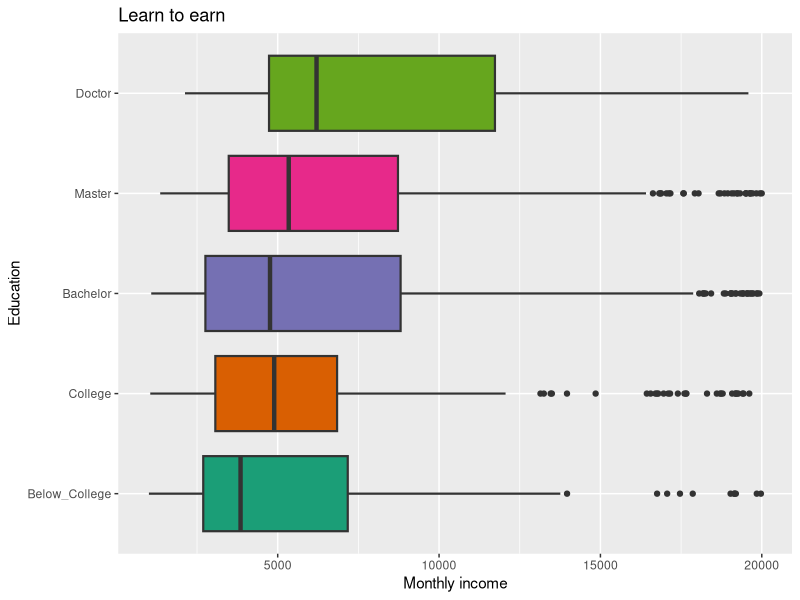
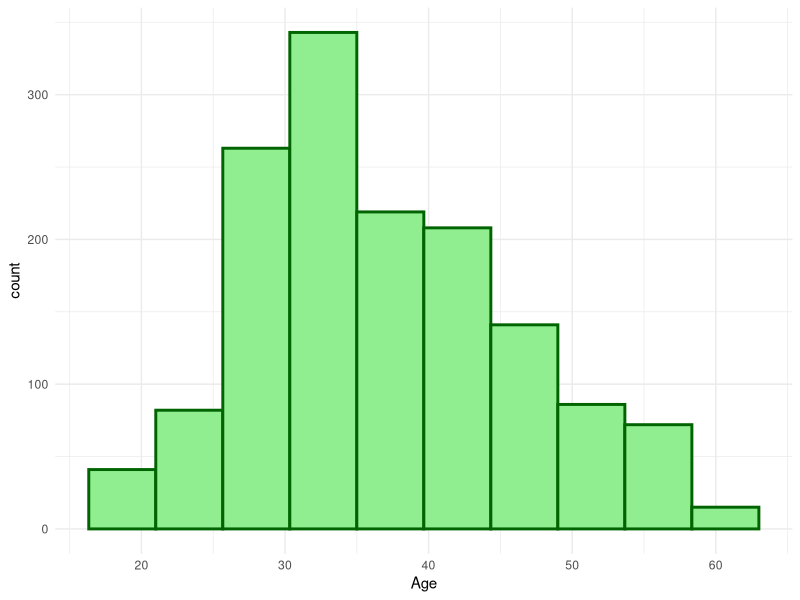
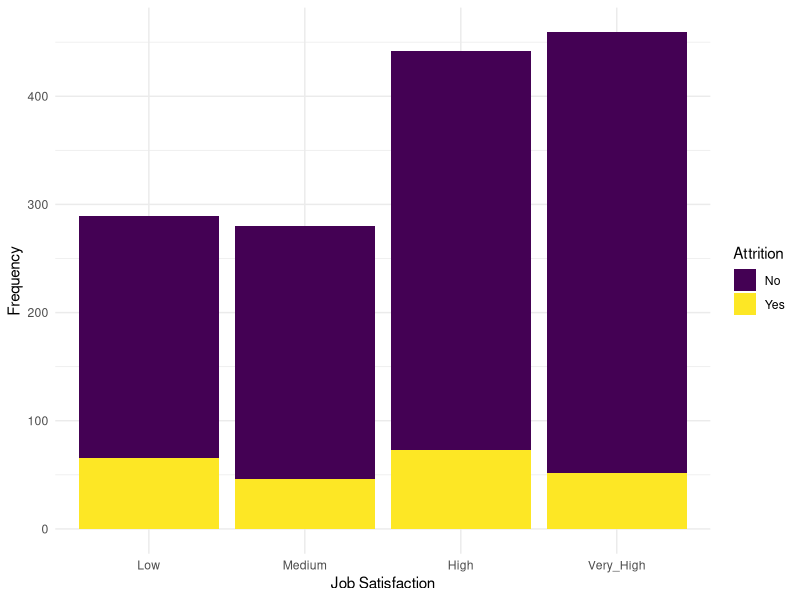
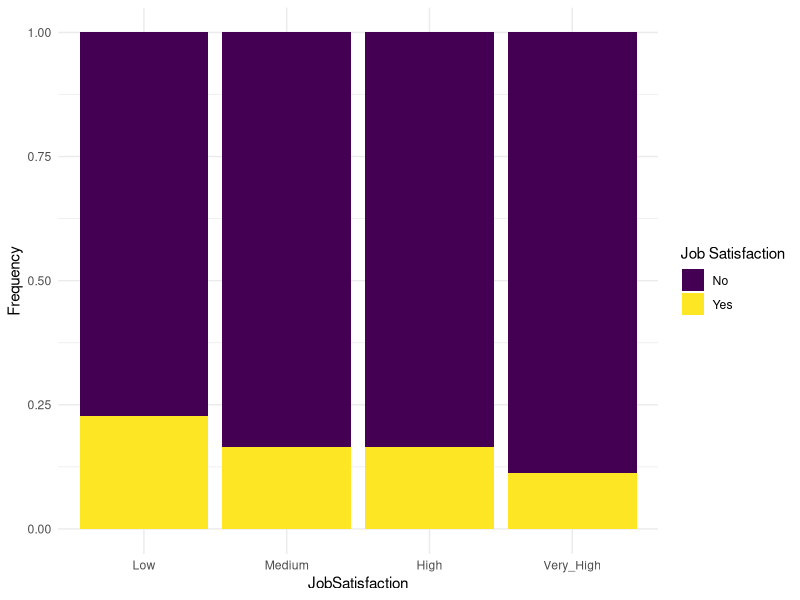
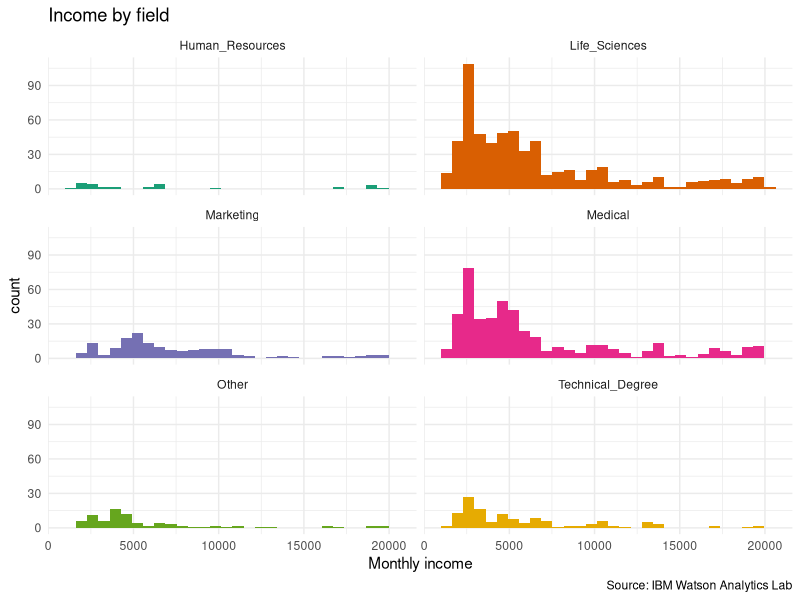

Write the R code that produced these figures, in order.
## ---- chunk 1
#| message: false
library(tidyverse)
library(modeldata)
## ---- chunk 2
ggplot(attrition, aes(x = MonthlyIncome, 
                      y = Education, 
                      fill = Education)) + 
  geom_boxplot(lwd = 0.75, show.legend = FALSE) + 
  labs(x = 'Monthly income', 
       y = 'Education', 
       title = 'Learn to earn') + 
  scale_fill_brewer(palette = "Dark2") 

## ---- chunk 3
ggplot(attrition, aes(x = Age)) + 
  geom_histogram(fill = 'lightgreen', 
                 colour = 'darkgreen', 
                 bins = 10, 
                 lwd = 1) +
  theme_minimal()
## ---- chunk 4
ggplot(attrition, aes(x = JobSatisfaction, 
                      fill = Attrition)) + 
  geom_bar() + 
  labs(x = 'Job Satisfaction', 
       y = 'Frequency') + 
  scale_fill_viridis_d() +
  theme_minimal()
  
## ---- chunk 5
ggplot(attrition, aes(x = JobSatisfaction, 
                      fill = Attrition)) + 
  geom_bar(position="fill") + 
  labs(fill = 'Job Satisfaction', 
       y = 'Frequency') + 
  scale_fill_viridis_d() +
  theme_minimal()
  
## ---- chunk 6
#| message: false
ggplot(attrition, aes(x = MonthlyIncome, 
                      fill = EducationField)) + 
  geom_histogram(colour = NA) + 
  facet_wrap(~ EducationField,
             ncol = 2) + 
  theme_minimal() + 
  theme(legend.position = "none") +
  scale_fill_brewer(palette = "Dark2") +
  labs(x = 'Monthly income', 
       title = 'Income by field', 
       caption = 'Source: IBM Watson Analytics Lab')
